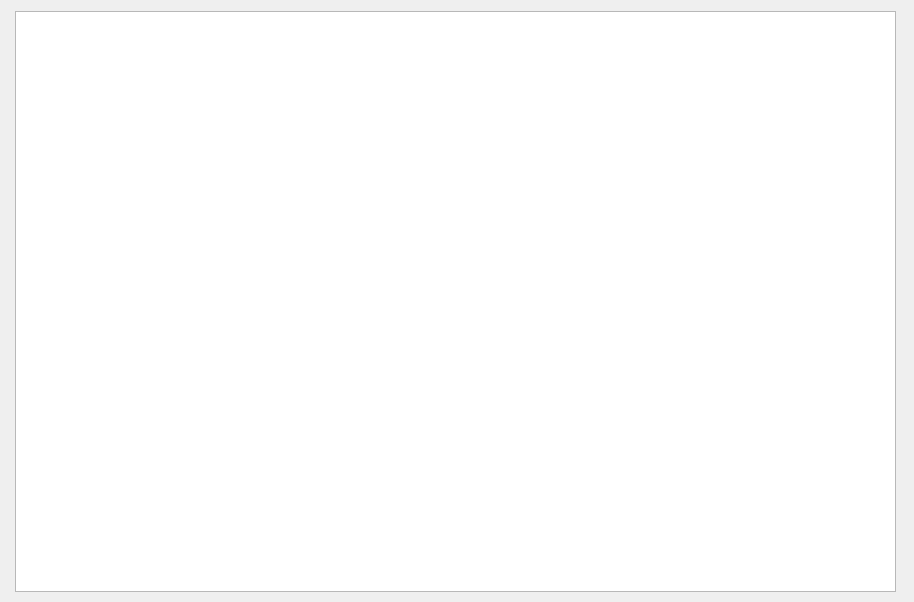
<?xml version="1.0" encoding="UTF-8"?>
<ui version="4.0">
 <class>Info</class>
 <widget class="QWidget" name="Info">
  <property name="geometry">
   <rect>
    <x>0</x>
    <y>0</y>
    <width>914</width>
    <height>602</height>
   </rect>
  </property>
  <property name="windowTitle">
   <string>Elements Information</string>
  </property>
  <property name="windowIcon">
   <iconset>
    <normaloff>../build-kurswork-Desktop_Qt_5_10_0_MinGW_32bit-Debug/2.png</normaloff>../build-kurswork-Desktop_Qt_5_10_0_MinGW_32bit-Debug/2.png</iconset>
  </property>
  <widget class="QTableView" name="tableView">
   <property name="geometry">
    <rect>
     <x>15</x>
     <y>11</y>
     <width>881</width>
     <height>581</height>
    </rect>
   </property>
  </widget>
 </widget>
 <resources/>
 <connections/>
</ui>
